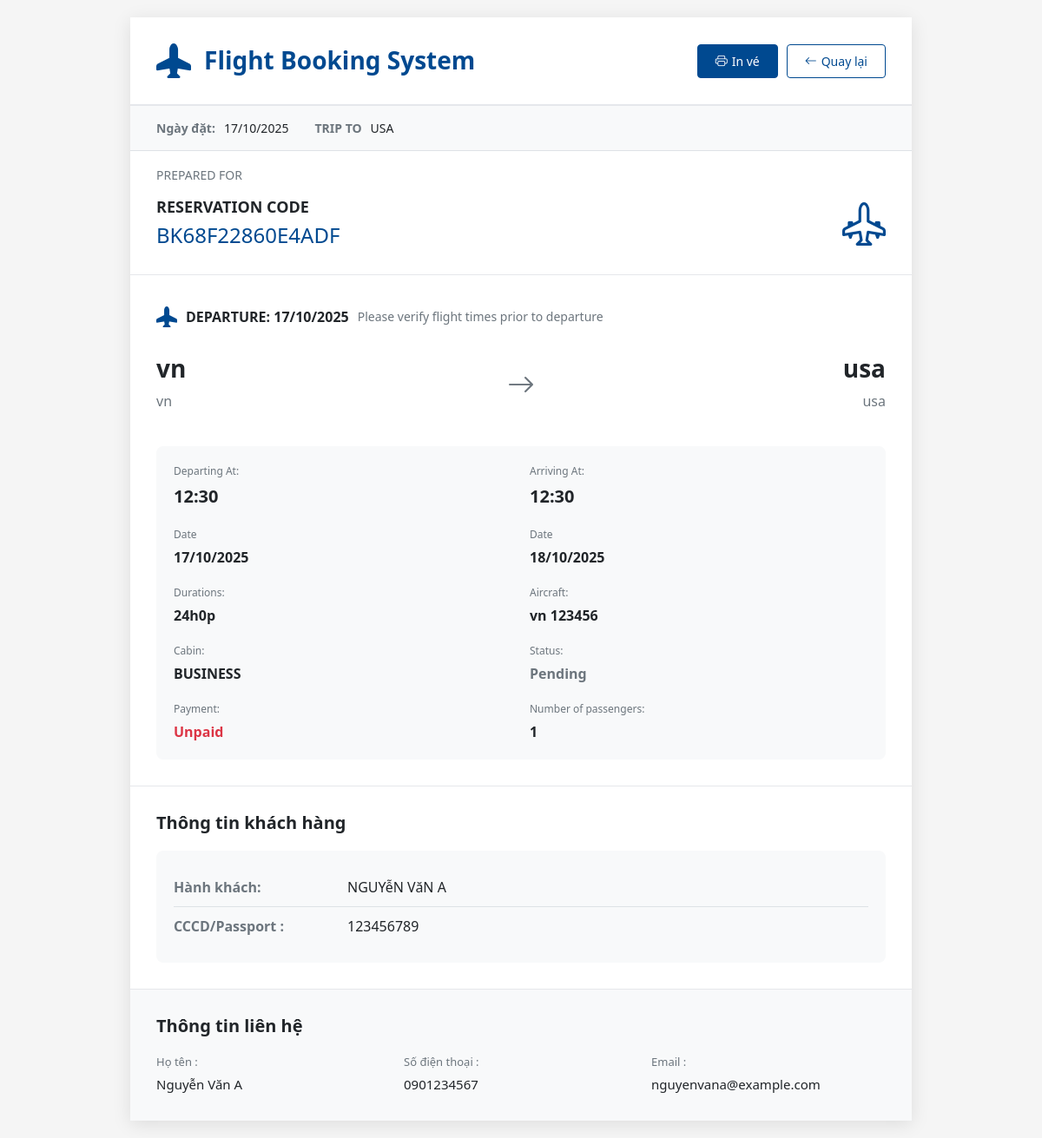
Screenshot of /modules/bookings/view_ticket.php?id=1 with the database file from the repository.
### tables this page shows
CREATE TABLE `bookings` (
  `id` int(11) NOT NULL,
  `booking_code` varchar(20) NOT NULL,
  `customer_id` int(11) NOT NULL,
  `total_amount` decimal(15,2) NOT NULL,
  `payment_status` enum('paid','unpaid','refunded') DEFAULT 'unpaid',
  `booking_status` enum('confirmed','cancelled','pending') DEFAULT 'pending',
  `created_by` int(11) NOT NULL,
  `booking_date` date NOT NULL,
  `created_at` timestamp NOT NULL DEFAULT current_timestamp(),
  `updated_at` timestamp NOT NULL DEFAULT current_timestamp() ON UPDATE current_timestamp()
);

CREATE TABLE `booking_flights` (
  `id` int(11) NOT NULL,
  `booking_id` int(11) NOT NULL,
  `flight_number` varchar(20) NOT NULL,
  `departure_city` varchar(100) NOT NULL,
  `arrival_city` varchar(100) NOT NULL,
  `departure_date` date NOT NULL,
  `departure_time` time NOT NULL,
  `arrival_date` date NOT NULL,
  `arrival_time` time NOT NULL,
  `airline` varchar(100) DEFAULT NULL,
  `seat_class` enum('economy','business','first') DEFAULT 'economy',
  `price` decimal(15,2) NOT NULL
);

CREATE TABLE `customers` (
  `id` int(11) NOT NULL,
  `full_name` varchar(100) NOT NULL,
  `email` varchar(100) DEFAULT NULL,
  `phone` varchar(20) DEFAULT NULL,
  `id_number` varchar(20) DEFAULT NULL,
  `date_of_birth` date DEFAULT NULL,
  `created_at` timestamp NOT NULL DEFAULT current_timestamp()
);

### modules/bookings/view_ticket.php (the view, shortened to what this page needs)
<?php
$database = new Database();
$db = $database->getConnection();
$id = isset($_GET['id']) ? (int)$_GET['id'] : 0;
$query = "SELECT b.*, c.*,
          c.full_name as customer_name, c.email as customer_email,
          c.phone as customer_phone, c.date_of_birth, c.id_number
          FROM bookings b
          JOIN customers c ON b.customer_id = c.id
          WHERE b.id = ?";
$stmt = $db->prepare($query);
$stmt->execute([$id]);
$booking = $stmt->fetch();
$flightQuery = "SELECT * FROM booking_flights WHERE booking_id = ? ORDER BY departure_date, departure_time";
$stmt = $db->prepare($flightQuery);
$stmt->execute([$id]);
$flights = $stmt->fetchAll();
?>
<!DOCTYPE html>
<html lang="vi">
<head>
    <link href="https://cdn.jsdelivr.net/npm/bootstrap@5.3.0/dist/css/bootstrap.min.css" rel="stylesheet">
    <link rel="stylesheet" href="https://cdn.jsdelivr.net/npm/bootstrap-icons@1.11.0/font/bootstrap-icons.css">
</head>
<body>
    <div class="ticket-container">
        <div class="ticket-header">
            <div class="airline-logo">
                <i class="bi bi-airplane-fill" style="font-size: 40px; color: #004990;"></i>
                <h3>Flight Booking System</h3>
            </div>
            <div class="ticket-actions">
                <button onclick="window.print()" class="btn-action primary">
                    <i class="bi bi-printer"></i> In vé
                </button>
                <a href="index.php" class="btn-action">
                    <i class="bi bi-arrow-left"></i> Quay lại
                </a>
            </div>
        </div>
        <div class="ticket-info-bar">
            <div class="ticket-dates">
                <div>
                    <strong>Ngày đặt:</strong>
                    <span><?= date('d/m/Y', strtotime($booking['booking_date'])) ?></span>
                </div>
                <?php if (!empty($flights)): ?>
                <div>
                    <strong>TRIP TO</strong>
                    <span><?= strtoupper($flights[0]['arrival_city']) ?></span>
                </div>
                <?php endif; ?>
            </div>
        </div>
        <div class="reservation-header">
            <h4>PREPARED FOR</h4>
            <div class="reservation-code">
                <div>
                    <strong>RESERVATION CODE</strong>
                    <h2 style="margin: 5px 0; color: #004990; font-size: 24px;"><?= $booking['booking_code'] ?></h2>
                </div>
                <div class="airline-badge">
                    <i class="bi bi-airplane-engines" style="font-size: 50px; color: #004990;"></i>
                </div>
            </div>
        </div>
        <?php foreach ($flights as $index => $flight): ?>
        <div class="flight-section">
            <div class="flight-type">
                <i class="bi bi-airplane-fill" style="color: #004990;"></i>
                <strong><?= $index === 0 ? 'DEPARTURE' : 'RETURN' ?>: <?= date('d/m/Y', strtotime($flight['departure_date'])) ?></strong>
                <span style="color: #6c757d; font-size: 14px;">Please verify flight times prior to departure</span>
            </div>
            <div class="flight-route">
                <div class="route-point departure">
                    <div class="code"><?= substr($flight['departure_city'], 0, 3) ?></div>
                    <div class="city"><?= $flight['departure_city'] ?></div>
                </div>
                <div class="route-arrow">
                    <i class="bi bi-arrow-right"></i>
                </div>
                <div class="route-point arrival">
                    <div class="code"><?= substr($flight['arrival_city'], 0, 3) ?></div>
                    <div class="city"><?= $flight['arrival_city'] ?></div>
                </div>
            </div>
            <div class="flight-details">
                <div class="flight-details-grid">
                    <div class="detail-item">
                        <label>Departing At:</label>
                        <div class="value time"><?= date('H:i', strtotime($flight['departure_time'])) ?></div>
                    </div>
                    <div class="detail-item">
                        <label>Arriving At:</label>
                        <div class="value time"><?= date('H:i', strtotime($flight['arrival_time'])) ?></div>
                    </div>
                    <div class="detail-item">
                        <label>Date</label>
                        <div class="value"><?= date('d/m/Y', strtotime($flight['departure_date'])) ?></div>
                    </div>
                    <div class="detail-item">
                        <label>Date</label>
                        <div class="value"><?= date('d/m/Y', strtotime($flight['arrival_date'])) ?></div>
                    </div>
                    <div class="detail-item">
                        <label>Durations:</label>
                        <div class="value">
                            <?php
                            $departure = strtotime($flight['departure_date'] . ' ' . $flight['departure_time']);
                            $arrival = strtotime($flight['arrival_date'] . ' ' . $flight['arrival_time']);
                            $duration = ($arrival - $departure) / 3600;
                            echo floor($duration) . 'h' . (($duration - floor($duration)) * 60) . 'p';
                            ?>
                        </div>
                    </div>
                    <div class="detail-item">
                        <label>Aircraft:</label>
                        <div class="value"><?= $flight['airline'] ?> <?= $flight['flight_number'] ?></div>
                    </div>
                    <div class="detail-item">
                        <label>Cabin:</label>
                        <div class="value">
                            <?php
                            $seatClass = [
                                'economy' => 'ECO',
                                'business' => 'BUSINESS',
                                'first' => 'FIRST CLASS'
                            ];
                            echo $seatClass[$flight['seat_class']] ?? 'ECO';
                            ?>
                        </div>
                    </div>
                    <div class="detail-item">
                        <label>Status:</label>
                        <div class="value" style="color: <?= $booking['booking_status'] == 'confirmed' ? '#198754' : '#6c757d' ?>;">
                            <?= ucfirst($booking['booking_status']) ?>
                        </div>
                    </div>
                    <div class="detail-item">
                        <label>Payment:</label>
                        <div class="value" style="color: <?= $booking['payment_status'] == 'paid' ? '#198754' : '#dc3545' ?>;">
                            <?= ucfirst($booking['payment_status']) ?>
                        </div>
                    </div>
                    <div class="detail-item">
                        <label>Number of passengers:</label>
                        <div class="value">1</div>
                    </div>
                </div>
            </div>
        </div>
        <?php endforeach; ?>
        <div class="customer-section">
            <h3>Thông tin khách hàng</h3>
            <div class="customer-info">
                <div class="info-row">
                    <div class="label">Hành khách:</div>
                    <div class="value"><?= strtoupper($booking['customer_name']) ?></div>
                </div>
                <div class="info-row">
                    <div class="label">CCCD/Passport :</div>
                    <div class="value"><?= $booking['id_number'] ?? 'N/A' ?></div>
                </div>
            </div>
        </div>
        <div class="contact-section">
            <h3>Thông tin liên hệ</h3>
            <div class="contact-info">
                <div class="contact-item">
                    <label>Họ tên :</label>
                    <div class="value"><?= $booking['customer_name'] ?></div>
                </div>
                <div class="contact-item">
                    <label>Số điện thoại :</label>
                    <div class="value"><?= $booking['customer_phone'] ?? 'N/A' ?></div>
                </div>
                <div class="contact-item">
                    <label>Email :</label>
                    <div class="value"><?= $booking['customer_email'] ?? 'N/A' ?></div>
                </div>
            </div>
        </div>
    </div>
</body>
</html>

### modules/bookings/view_ticket.php (style rules this page uses)
* { margin: 0; padding: 0; box-sizing: border-box; }
body { font-family: 'Segoe UI', Tahoma, Geneva, Verdana, sans-serif; background: #f5f5f5; padding: 20px; }
.ticket-container { max-width: 900px; margin: 0 auto; background: white; box-shadow: 0 4px 20px rgba(0,0,0,0.1); }
.ticket-header { background: white; padding: 20px 30px; border-bottom: 2px solid #e5e7eb; display: flex; justify-content: space-between; align-items: center; }
.airline-logo { display: flex; align-items: center; gap: 15px; }
.airline-logo h3 { margin: 0; color: #004990; font-weight: 600; }
.ticket-actions { display: flex; gap: 10px; }
.btn-action { padding: 8px 20px; border: 1px solid #004990; background: white; color: #004990; border-radius: 4px; cursor: pointer; font-size: 14px; text-decoration: none; display: inline-flex; align-items: center; gap: 5px; }
.btn-action.primary { background: #004990; color: white; }
.ticket-info-bar { background: #f8f9fa; padding: 15px 30px; border-bottom: 1px solid #dee2e6; }
.ticket-dates { display: flex; gap: 30px; font-size: 14px; }
.ticket-dates div { display: flex; gap: 10px; }
.ticket-dates strong { color: #6c757d; }
.reservation-header { background: white; padding: 20px 30px; border-bottom: 1px solid #e5e7eb; }
.reservation-header h4 { margin: 0 0 10px 0; font-size: 14px; color: #6c757d; font-weight: normal; }
.reservation-code { display: flex; justify-content: space-between; align-items: center; }
.reservation-code strong { font-size: 18px; color: #212529; }
.airline-badge { text-align: right; }
.flight-section { padding: 30px; border-bottom: 1px solid #e5e7eb; }
.flight-type { display: flex; align-items: center; gap: 10px; margin-bottom: 20px; }
.flight-type i { font-size: 24px; }
.flight-type strong { font-size: 16px; }
.flight-route { display: grid; grid-template-columns: 1fr auto 1fr; gap: 30px; align-items: center; margin-bottom: 30px; }
.route-point { text-align: center; }
.route-point.departure { text-align: left; }
.route-point.arrival { text-align: right; }
.route-point .code { font-size: 28px; font-weight: 700; color: #212529; margin-bottom: 5px; }
.route-point .city { font-size: 16px; color: #6c757d; margin-bottom: 10px; }
.route-arrow { text-align: center; color: #6c757d; }
.route-arrow i { font-size: 32px; }
.flight-details { background: #f8f9fa; padding: 20px; border-radius: 8px; }
.flight-details-grid { display: grid; grid-template-columns: repeat(2, 1fr); gap: 20px; }
.detail-item { display: flex; flex-direction: column; gap: 5px; }
.detail-item label { font-size: 12px; color: #6c757d; font-weight: 500; }
.detail-item .value { font-size: 16px; color: #212529; font-weight: 600; }
.detail-item .time { font-size: 20px; }
.customer-section { padding: 30px; background: white; }
.customer-section h3 { font-size: 20px; font-weight: 600; margin-bottom: 20px; color: #212529; }
.customer-info { background: #f8f9fa; padding: 20px; border-radius: 8px; }
.info-row { display: flex; padding: 10px 0; border-bottom: 1px solid #dee2e6; }
.info-row:last-child { border-bottom: none; }
.info-row .label { width: 200px; font-weight: 600; color: #6c757d; }
.info-row .value { flex: 1; color: #212529; }
.contact-section { padding: 30px; background: #f8f9fa; border-top: 1px solid #e5e7eb; }
.contact-section h3 { font-size: 20px; font-weight: 600; margin-bottom: 20px; color: #212529; }
.contact-info { display: grid; grid-template-columns: repeat(auto-fit, minmax(250px, 1fr)); gap: 15px; }
.contact-item { display: flex; flex-direction: column; gap: 5px; }
.contact-item label { font-size: 13px; color: #6c757d; font-weight: 500; }
.contact-item .value { font-size: 15px; color: #212529; }

### rows the page displays
bookings: booking_date "17/10/2025", booking_code "BK68F22860E4ADF", customer.full_name "NGUYễN VăN A", customer.id_number "123456789", customer.full_name "Nguyễn Văn A", customer.phone "0901234567", customer.email "nguyenvana@example.com"
booking_flights: arrival_city "USA", departure_date "17/10/2025", departure_city "vn", arrival_city "usa", departure_time "12:30", arrival_time "12:30", arrival_date "18/10/2025", floor($duration) "24", ($duration - floor($duration)) * 60 "0", airline "vn", flight_number "123456", seat_class "BUSINESS", booking.booking_status "Pending", booking.payment_status "Unpaid"
